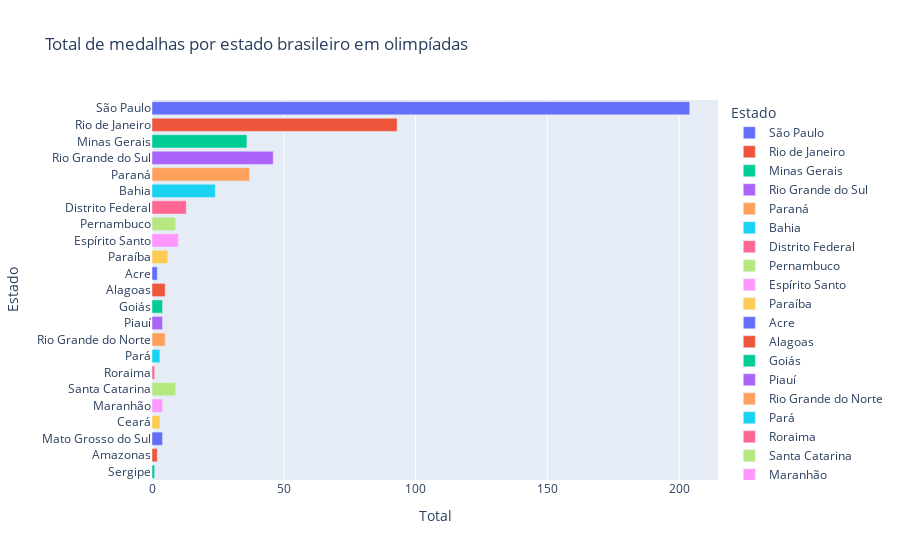

The notebook cell this image was saved under:
### Code cell
medals_state_bra = px.bar(medal_state_BRA, x='Total', y='Estado', title='Total de medalhas por estado brasileiro em olimpíadas', color='Estado', orientation='h')
medals_state_bra.show()

### Figure 1 — Plotly figure (JSON) as saved in the notebook; plotly's stock layout.template omitted (floating-point values rounded to 4 significant figures)
{"data": [{"alignmentgroup": "True", "hovertemplate": "Estado=%{y}<br>Total=%{x}<extra></extra>", "legendgroup": "São Paulo", "marker": {"color": "#636efa"}, "name": "São Paulo", "offsetgroup": "São Paulo", "orientation": "h", "showlegend": true, "textposition": "auto", "type": "bar", "x": [204], "xaxis": "x", "y": ["São Paulo"], "yaxis": "y"}, {"alignmentgroup": "True", "hovertemplate": "Estado=%{y}<br>Total=%{x}<extra></extra>", "legendgroup": "Rio de Janeiro", "marker": {"color": "#EF553B"}, "name": "Rio de Janeiro", "offsetgroup": "Rio de Janeiro", "orientation": "h", "showlegend": true, "textposition": "auto", "type": "bar", "x": [93], "xaxis": "x", "y": ["Rio de Janeiro"], "yaxis": "y"}, {"alignmentgroup": "True", "hovertemplate": "Estado=%{y}<br>Total=%{x}<extra></extra>", "legendgroup": "Minas Gerais", "marker": {"color": "#00cc96"}, "name": "Minas Gerais", "offsetgroup": "Minas Gerais", "orientation": "h", "showlegend": true, "textposition": "auto", "type": "bar", "x": [36], "xaxis": "x", "y": ["Minas Gerais"], "yaxis": "y"}, {"alignmentgroup": "True", "hovertemplate": "Estado=%{y}<br>Total=%{x}<extra></extra>", "legendgroup": "Rio Grande do Sul", "marker": {"color": "#ab63fa"}, "name": "Rio Grande do Sul", "offsetgroup": "Rio Grande do Sul", "orientation": "h", "showlegend": true, "textposition": "auto", "type": "bar", "x": [46], "xaxis": "x", "y": ["Rio Grande do Sul"], "yaxis": "y"}, {"alignmentgroup": "True", "hovertemplate": "Estado=%{y}<br>Total=%{x}<extra></extra>", "legendgroup": "Paraná", "marker": {"color": "#FFA15A"}, "name": "Paraná", "offsetgroup": "Paraná", "orientation": "h", "showlegend": true, "textposition": "auto", "type": "bar", "x": [37], "xaxis": "x", "y": ["Paraná"], "yaxis": "y"}, {"alignmentgroup": "True", "hovertemplate": "Estado=%{y}<br>Total=%{x}<extra></extra>", "legendgroup": "Bahia", "marker": {"color": "#19d3f3"}, "name": "Bahia", "offsetgroup": "Bahia", "orientation": "h", "showlegend": true, "textposition": "auto", "type": "bar", "x": [24], "xaxis": "x", "y": ["Bahia"], "yaxis": "y"}, {"alignmentgroup": "True", "hovertemplate": "Estado=%{y}<br>Total=%{x}<extra></extra>", "legendgroup": "Distrito Federal", "marker": {"color": "#FF6692"}, "name": "Distrito Federal", "offsetgroup": "Distrito Federal", "orientation": "h", "showlegend": true, "textposition": "auto", "type": "bar", "x": [13], "xaxis": "x", "y": ["Distrito Federal"], "yaxis": "y"}, {"alignmentgroup": "True", "hovertemplate": "Estado=%{y}<br>Total=%{x}<extra></extra>", "legendgroup": "Pernambuco", "marker": {"color": "#B6E880"}, "name": "Pernambuco", "offsetgroup": "Pernambuco", "orientation": "h", "showlegend": true, "textposition": "auto", "type": "bar", "x": [9], "xaxis": "x", "y": ["Pernambuco"], "yaxis": "y"}, {"alignmentgroup": "True", "hovertemplate": "Estado=%{y}<br>Total=%{x}<extra></extra>", "legendgroup": "Espírito Santo", "marker": {"color": "#FF97FF"}, "name": "Espírito Santo", "offsetgroup": "Espírito Santo", "orientation": "h", "showlegend": true, "textposition": "auto", "type": "bar", "x": [10], "xaxis": "x", "y": ["Espírito Santo"], "yaxis": "y"}, {"alignmentgroup": "True", "hovertemplate": "Estado=%{y}<br>Total=%{x}<extra></extra>", "legendgroup": "Paraíba", "marker": {"color": "#FECB52"}, "name": "Paraíba", "offsetgroup": "Paraíba", "orientation": "h", "showlegend": true, "textposition": "auto", "type": "bar", "x": [6], "xaxis": "x", "y": ["Paraíba"], "yaxis": "y"}, {"alignmentgroup": "True", "hovertemplate": "Estado=%{y}<br>Total=%{x}<extra></extra>", "legendgroup": "Acre", "marker": {"color": "#636efa"}, "name": "Acre", "offsetgroup": "Acre", "orientation": "h", "showlegend": true, "textposition": "auto", "type": "bar", "x": [2], "xaxis": "x", "y": ["Acre"], "yaxis": "y"}, {"alignmentgroup": "True", "hovertemplate": "Estado=%{y}<br>Total=%{x}<extra></extra>", "legendgroup": "Alagoas", "marker": {"color": "#EF553B"}, "name": "Alagoas", "offsetgroup": "Alagoas", "orientation": "h", "showlegend": true, "textposition": "auto", "type": "bar", "x": [5], "xaxis": "x", "y": ["Alagoas"], "yaxis": "y"}, {"alignmentgroup": "True", "hovertemplate": "Estado=%{y}<br>Total=%{x}<extra></extra>", "legendgroup": "Goiás", "marker": {"color": "#00cc96"}, "name": "Goiás", "offsetgroup": "Goiás", "orientation": "h", "showlegend": true, "textposition": "auto", "type": "bar", "x": [4], "xaxis": "x", "y": ["Goiás"], "yaxis": "y"}, {"alignmentgroup": "True", "hovertemplate": "Estado=%{y}<br>Total=%{x}<extra></extra>", "legendgroup": "Piauí", "marker": {"color": "#ab63fa"}, "name": "Piauí", "offsetgroup": "Piauí", "orientation": "h", "showlegend": true, "textposition": "auto", "type": "bar", "x": [4], "xaxis": "x", "y": ["Piauí"], "yaxis": "y"}, {"alignmentgroup": "True", "hovertemplate": "Estado=%{y}<br>Total=%{x}<extra></extra>", "legendgroup": "Rio Grande do Norte", "marker": {"color": "#FFA15A"}, "name": "Rio Grande do Norte", "offsetgroup": "Rio Grande do Norte", "orientation": "h", "showlegend": true, "textposition": "auto", "type": "bar", "x": [5], "xaxis": "x", "y": ["Rio Grande do Norte"], "yaxis": "y"}, {"alignmentgroup": "True", "hovertemplate": "Estado=%{y}<br>Total=%{x}<extra></extra>", "legendgroup": "Pará", "marker": {"color": "#19d3f3"}, "name": "Pará", "offsetgroup": "Pará", "orientation": "h", "showlegend": true, "textposition": "auto", "type": "bar", "x": [3], "xaxis": "x", "y": ["Pará"], "yaxis": "y"}, {"alignmentgroup": "True", "hovertemplate": "Estado=%{y}<br>Total=%{x}<extra></extra>", "legendgroup": "Roraima", "marker": {"color": "#FF6692"}, "name": "Roraima", "offsetgroup": "Roraima", "orientation": "h", "showlegend": true, "textposition": "auto", "type": "bar", "x": [1], "xaxis": "x", "y": ["Roraima"], "yaxis": "y"}, {"alignmentgroup": "True", "hovertemplate": "Estado=%{y}<br>Total=%{x}<extra></extra>", "legendgroup": "Santa Catarina", "marker": {"color": "#B6E880"}, "name": "Santa Catarina", "offsetgroup": "Santa Catarina", "orientation": "h", "showlegend": true, "textposition": "auto", "type": "bar", "x": [9], "xaxis": "x", "y": ["Santa Catarina"], "yaxis": "y"}, {"alignmentgroup": "True", "hovertemplate": "Estado=%{y}<br>Total=%{x}<extra></extra>", "legendgroup": "Maranhão", "marker": {"color": "#FF97FF"}, "name": "Maranhão", "offsetgroup": "Maranhão", "orientation": "h", "showlegend": true, "textposition": "auto", "type": "bar", "x": [4], "xaxis": "x", "y": ["Maranhão"], "yaxis": "y"}, {"alignmentgroup": "True", "hovertemplate": "Estado=%{y}<br>Total=%{x}<extra></extra>", "legendgroup": "Ceará", "marker": {"color": "#FECB52"}, "name": "Ceará", "offsetgroup": "Ceará", "orientation": "h", "showlegend": true, "textposition": "auto", "type": "bar", "x": [3], "xaxis": "x", "y": ["Ceará"], "yaxis": "y"}, {"alignmentgroup": "True", "hovertemplate": "Estado=%{y}<br>Total=%{x}<extra></extra>", "legendgroup": "Mato Grosso do Sul", "marker": {"color": "#636efa"}, "name": "Mato Grosso do Sul", "offsetgroup": "Mato Grosso do Sul", "orientation": "h", "showlegend": true, "textposition": "auto", "type": "bar", "x": [4], "xaxis": "x", "y": ["Mato Grosso do Sul"], "yaxis": "y"}, {"alignmentgroup": "True", "hovertemplate": "Estado=%{y}<br>Total=%{x}<extra></extra>", "legendgroup": "Amazonas", "marker": {"color": "#EF553B"}, "name": "Amazonas", "offsetgroup": "Amazonas", "orientation": "h", "showlegend": true, "textposition": "auto", "type": "bar", "x": [2], "xaxis": "x", "y": ["Amazonas"], "yaxis": "y"}, {"alignmentgroup": "True", "hovertemplate": "Estado=%{y}<br>Total=%{x}<extra></extra>", "legendgroup": "Sergipe", "marker": {"color": "#00cc96"}, "name": "Sergipe", "offsetgroup": "Sergipe", "orientation": "h", "showlegend": true, "textposition": "auto", "type": "bar", "x": [1], "xaxis": "x", "y": ["Sergipe"], "yaxis": "y"}], "layout": {"barmode": "relative", "legend": {"title": {"text": "Estado"}, "tracegroupgap": 0}, "title": {"text": "Total de medalhas por estado brasileiro em olimpíadas"}, "xaxis": {"anchor": "y", "domain": [0, 1], "title": {"text": "Total"}}, "yaxis": {"anchor": "x", "categoryarray": ["Sergipe", "Amazonas", "Mato Grosso do Sul", "Ceará", "Maranhão", "Santa Catarina", "Roraima", "Pará", "Rio Grande do Norte", "Piauí", "Goiás", "Alagoas", "Acre", "Paraíba", "Espírito Santo", "Pernambuco", "Distrito Federal", "Bahia", "Paraná", "Rio Grande do Sul", "Minas Gerais", "Rio de Janeiro", "São Paulo"], "categoryorder": "array", "domain": [0, 1], "title": {"text": "Estado"}}}}
